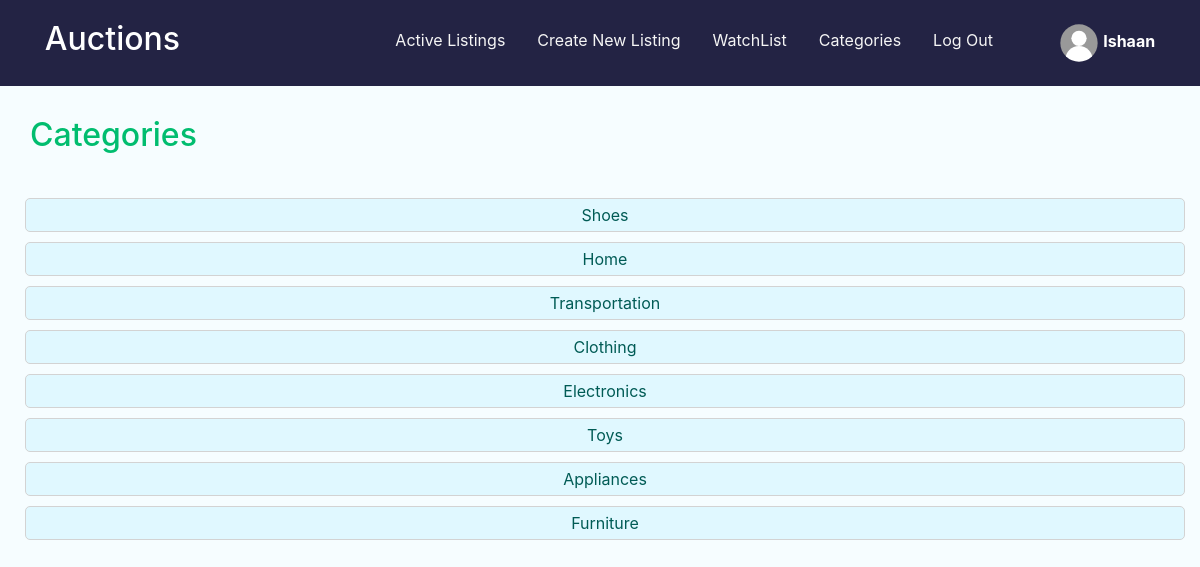
The app's page /categories (signed in) with its own data.
### auctions/models.py (models this page shows)
class User(AbstractUser):
    pass

class Category(models.Model):
    Category = models.CharField(max_length=300)
    def __str__(self):
        return str(self.Category)

### auctions/views.py (the view)
# urls.py: path("categories", views.categories, name="categories"),
def categories(request):
    categories = Category.objects.all()
    return render(request, "auctions/categories.html", {
        "categories": categories,
    })

### auctions/templates/auctions/categories.html
{% extends "auctions/layout.html" %}
{% block body %}
<h2 style="padding: 30px; color: #01bd6f">Categories</h2>
<div class='row' style="width: 100%;">
    <ul style="list-style: none; width: 100%; display: flex; flex-direction: column; align-items: center;">
        {% for c in categories %}
            <li style="width: 100%; margin: 5px;">
                <a href="{% url 'findWithCategory' c=c.Category %}" style="width: 100%;">
                    <button style="width: 100%;" class="categoryButton">
                        {{c}}
                    </button>
                </a>
            </li>
        {% endfor %}
    </ul>
</div>
{% endblock %}

### auctions/templates/auctions/layout.html (shortened to what this page needs)
{% load static %}
<!DOCTYPE html>
<html lang="en">
    <head>
        <link rel="stylesheet" href="https://stackpath.bootstrapcdn.com/bootstrap/4.4.1/css/bootstrap.min.css">
        <link href="{% static 'auctions/styles.css' %}" rel="stylesheet">
    </head>
    <body style="padding: 0px; margin: 0px;">
        <div class="mainHeader">
            <h2>Auctions</h2>
            <div style="width: 100px;">
            </div>
            <ul class="nav">
                <li class="nav-item">
                    <a class="nav-link" href="{% url 'index' %}">Active Listings</a>
                </li>
                <li class="nav-item">
                    <a class="nav-link" href="{% url 'newListing' %}">Create New Listing</a>
                </li>
                <li class="nav-item">
                    <a class="nav-link" href="{% url 'watchlist' %}">WatchList</a>
                </li>
                <li class="nav-item">
                    <a class="nav-link" href="{% url 'categories' %}">Categories</a>
                </li>
                {% if user.is_authenticated %}
                <li class="nav-item">
                    <a class="nav-link" href="{% url 'logout' %}">Log Out</a>
                </li>
                {% endif %}
            </ul>
            <div style="padding-top: 3px;">
                {% if user.is_authenticated %}
                    <img src="{% static 'auctions/blankUserIcon.svg'%}" width="40px">
                    <strong>{{ user.username }}</strong>
                {% else %}
                    <p style="margin-top: 5px;">Not signed in!</p>
                {% endif %}
            </div>
        </div>
        {% block body %}
        {% endblock %}
    </body>
</html>

### auctions/static/auctions/styles.css (style rules this page uses)
body { padding: 10px; background-color: rgb(246, 253, 255); }
.mainHeader { display: flex; justify-content: space-around; width: 100%; background-color: rgb(35, 35, 68); color: white; padding: 20px; }
.nav a { color: whitesmoke; transition: 0.1s; }
.categoryButton { background-color: rgb(224, 248, 255); color: rgb(0, 91, 85); outline: none; border: 0.5px solid lightgray; border-radius: 5px; padding-top: 4px; padding-bottom: 4px; transition: 0.25s; }

### records on screen
User: username "Ishaan"
Category: Category "Shoes"
Category: Category "Home"
Category: Category "Transportation"
Category: Category "Clothing"
Category: Category "Electronics"
Category: Category "Toys"
Category: Category "Appliances"
Category: Category "Furniture"
